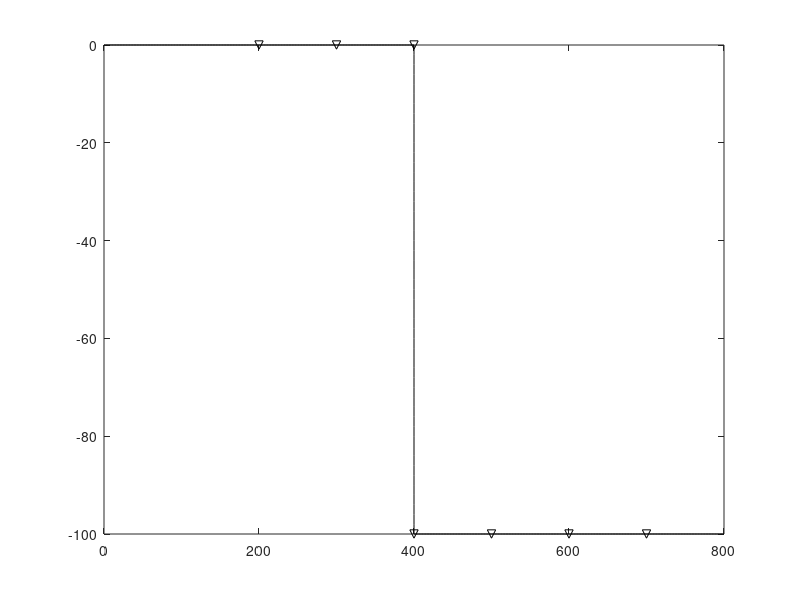

Write MATLAB code to recreate this figure. (Note: this script raises an error after producing the figure.)
clc;
clear all;
close all;

% p1        p2        p5            p6
% ...........         ...............
%           .         .
%           .         .
%           ...........    
%           p3        p4

flag_printf = 1;

nx = 451;

p1 = 1;
p2 = 201;
p3 = 251;
p4 = 451;

dh = 2;
origin_x = 0;
origin_z = 0;

bz = zeros(nx,2);
% NOTE: x direction tight
% so coord x incremental with x
for i=p1:p2
    bz(i,1) = origin_x + (i-1)*dh;
    bz(i,2) = origin_z;
end
for i=p2+1:p3
    bz(i,1) = origin_x + bz(p2,1) + cos(0.5*pi*90/90)*(i-p2)*dh;
    bz(i,2) = origin_z + bz(p2,2) - sin(0.5*pi*90/90)*(i-p2)*dh;
end
for i=p3+1:p4
    bz(i,1) = origin_x + bz(p3,1) + (i-p3)*dh;
    bz(i,2) = origin_z + bz(p3,2);
end
% bz(:,2) = smooth(bz(:,2),20);
% bz(:,1) = smooth(bz(:,1),20);
if flag_printf
    figure(1)   
    plot(bz(:,1),bz(:,2),'k');
    hold on;

    plot(200,  0.0  , 'kv');
    plot(300,  0.0  , 'kv');
    plot(400, -0.0  , 'kv');
    plot(400, -100 , 'kv');
    plot(500, -100, 'kv');
    plot(600, -100, 'kv');
    plot(700, -100, 'kv');
    text(200+10, 0.0+20,'R1',FontSize=15);
    text(300+10, 0.0+20,'R2',FontSize=15);
    text(400+10, 0.0+20,'R3',FontSize=15);
    text(400+10,-100+20,'R4',FontSize=15);
    text(500+10,-100+20,'R5',FontSize=15);
    text(600+10,-100+20,'R6',FontSize=15);
    text(700+10,-100+20,'R7',FontSize=15);
    plot(250,-50,'k*');
    axis equal;
    set(gcf,'Position',[200,200,650,400]);
    xlabel('X axis (m)');
    ylabel('Y axis (m)');
    xlim([-100,900]);
    ylim([-400,100]);
%     title('concave step model',FontSize=15);
    set(gca,'layer','top');
    set(gcf,'color','white','renderer','painters');
    text(50,-100,'Vp=3.0 km s^{-1}',FontSize=15);
    text(50,-150,'Vs=2.0 km s^{-1}',FontSize=15);
    text(50,-200,'\rho=1.5 g cm^{-3}',FontSize=15);
end

% creat data file
file_name = '../data_file_2d.txt';
fid=fopen(file_name,'w'); % Output file name 
fprintf(fid,'# nx number\n'); 
fprintf(fid,'%d\n',nx);
fprintf(fid,'# bz coords\n'); 
for i=1:nx
  fprintf(fid,'%.9e %.9e\n',bz(i,1),bz(i,2));
end

if flag_printf
   print(gcf,'model5.png','-r300','-dpng');
 end

